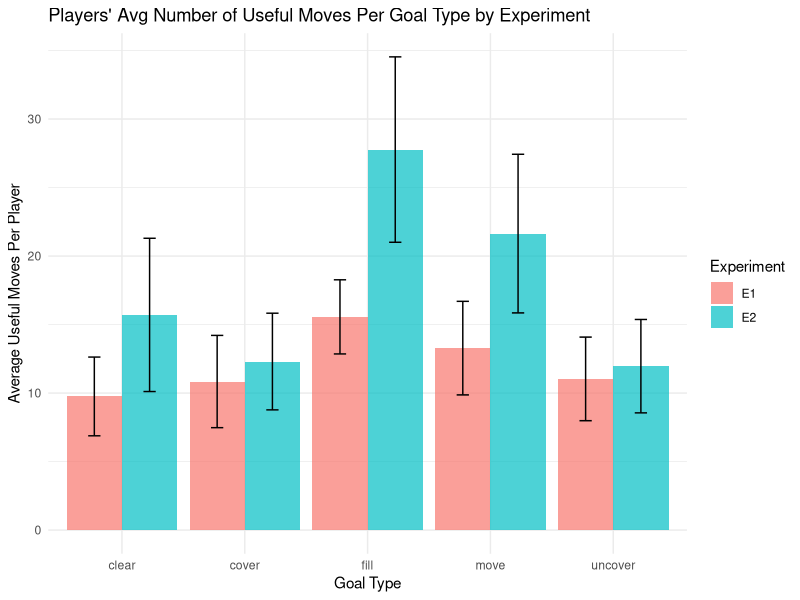
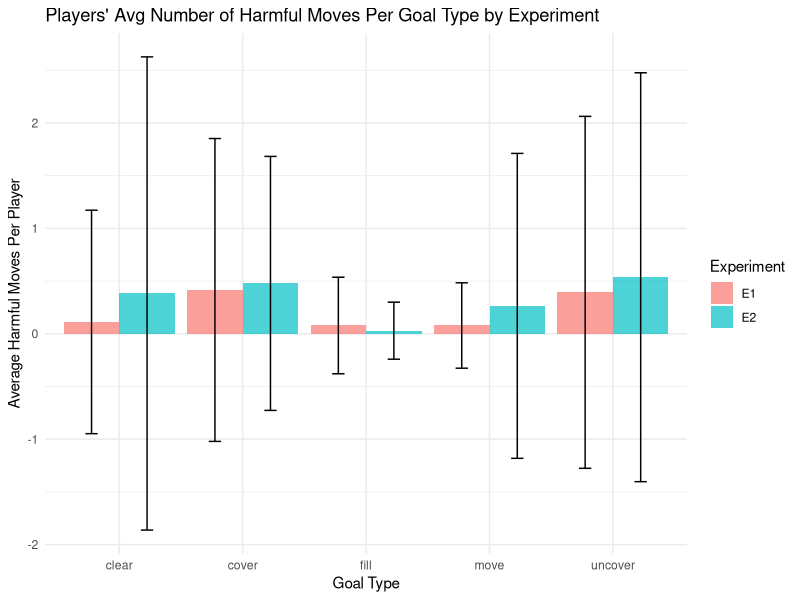
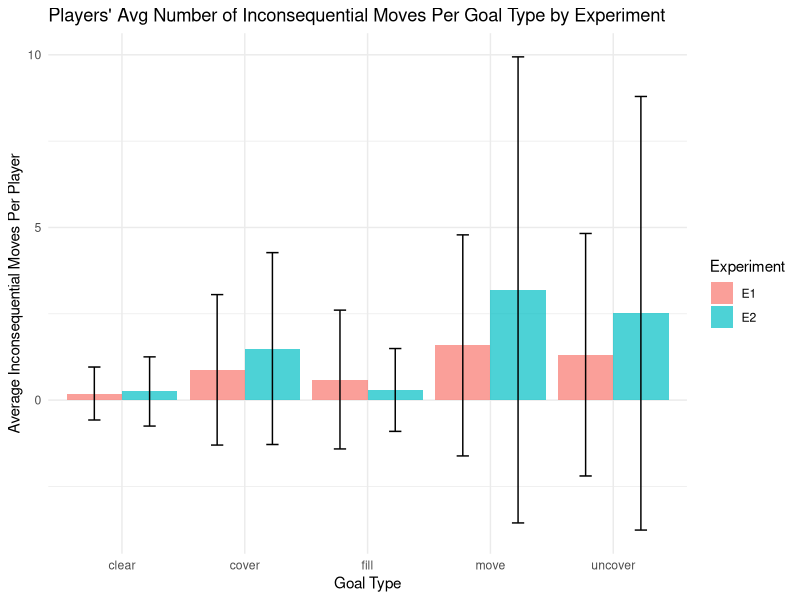

The R source for these figures, in order: (Note: this script raises an error after producing the figures.)
## ---- chunk 1
library(tidyverse)

e1 <- read_csv("data/e1/final_tracker.csv")
e2 <- read_csv("data/e2/final_tracker.csv")

e1_architects <- e1 %>%
  filter(role == "architect") %>%
  mutate(experiment = "E1")

e2 <- e2 %>%
  mutate(experiment = "E2")

combined <- bind_rows(e1_architects, e2)

combined <- combined %>%
  mutate(
    move_utility = case_when(
      move_utility == 1 ~ "useful",
      move_utility == 0 ~ "inconsequential",
      move_utility == -1 ~ "harmful"
    ),
    move_type = case_when(
      move_utility == "useful" ~ "Useful",
      move_utility == "inconsequential" ~ "Inconsequential",
      move_utility == "harmful" ~ "Harmful"
    )
  )

# total number of different move types
move_summary <- combined %>%
  group_by(experiment, move_utility, goal_type) %>%
  summarise(count = n(), .groups = 'drop') %>%
  pivot_wider(names_from = move_utility, values_from = count, values_fill = 0) %>%
  rename(
    harmful = `harmful`,
    inconsequential = `inconsequential`,
    useful = `useful`
  ) %>%
  mutate(total_moves = harmful + inconsequential + useful)

# average distribution of moves per participant, grouped by goal type and experiment
avg_moves_by_goal <- combined %>%
  group_by(experiment, ID, anonID, goal_type, move_type) %>%
  summarise(count = n(), .groups = 'drop') %>%
  pivot_wider(names_from = move_type, values_from = count, values_fill = 0) %>%
  mutate(total_moves = Useful + Inconsequential + Harmful)



# summary statistics: mean and SD of move types across goal types and experiments
avg_moves_summary <- avg_moves_by_goal %>%
  group_by(goal_type, experiment) %>%
  summarise(
    mean_Useful = mean(Useful),
    sd_Useful = sd(Useful),
    mean_Inconsequential = mean(Inconsequential),
    sd_Inconsequential = sd(Inconsequential),
    mean_Harmful = mean(Harmful),
    sd_Harmful = sd(Harmful),
    mean_total_moves = mean(total_moves),
    sd_total_moves = sd(total_moves)
  )
head(avg_moves_summary)

## ---- chunk 2
# useful moves visualization
ggplot(avg_moves_summary, aes(x = goal_type, y = mean_Useful, fill = experiment)) +
  geom_bar(stat = "identity", position = "dodge", alpha = 0.7) + 
  geom_errorbar(aes(ymin = mean_Useful - sd_Useful, ymax = mean_Useful + sd_Useful),
  position = position_dodge(width = 0.9),
  width = 0.2) +
  labs(title = "Players' Avg Number of Useful Moves Per Goal Type by Experiment",
       x = "Goal Type", y = "Average Useful Moves Per Player", fill = "Experiment" ) +
  theme_minimal()

ggplot(avg_moves_summary, aes(x = goal_type, y = mean_Harmful, fill = experiment)) +
  geom_bar(stat = "identity", position = "dodge", alpha = 0.7) +
  geom_errorbar(aes(ymin = mean_Harmful - sd_Harmful, ymax = mean_Harmful + sd_Harmful),
  position = position_dodge(width = 0.9),
  width = 0.2) +
  labs(title = "Players' Avg Number of Harmful Moves Per Goal Type by Experiment",
       x = "Goal Type", y = "Average Harmful Moves Per Player", fill = "Experiment") +
  theme_minimal()

ggplot(avg_moves_summary, aes(x = goal_type, y = mean_Inconsequential, fill = experiment)) +
  geom_bar(stat = "identity", position = "dodge", alpha = 0.7) +
  geom_errorbar(aes(ymin = mean_Inconsequential - sd_Inconsequential, ymax = mean_Inconsequential + sd_Inconsequential),
  position = position_dodge(width = 0.9),
  width = 0.2) +
  labs(title = "Players' Avg Number of Inconsequential Moves Per Goal Type by Experiment",
       x = "Goal Type", y = "Average Inconsequential Moves Per Player", fill = "Experiment") +
  theme_minimal()
## ---- chunk 3

library(dplyr)
library(tidyr)
library(purrr)
library(broom)

ttest_all <- long_tbl %>%
  # group and nested data by goal_type & move_type
  
  group_by(goal_type, move_type) %>%
  nest() %>%

  # run t-test on each nested chunk
  mutate(
    ttest_obj = map(data, ~ t.test(count ~ experiment, data = .x, var.equal = TRUE)),
    tidied    = map(ttest_obj, tidy)
  ) %>%
  
  unnest(tidied) %>%
  
  transmute(
    goal_type,
    move_type,
    mean_E1 = estimate1,
    mean_E2 = estimate2,
    t_value = statistic,
    p.value,
    signficant = p.value < 0.05
  )

print(ttest_all)






